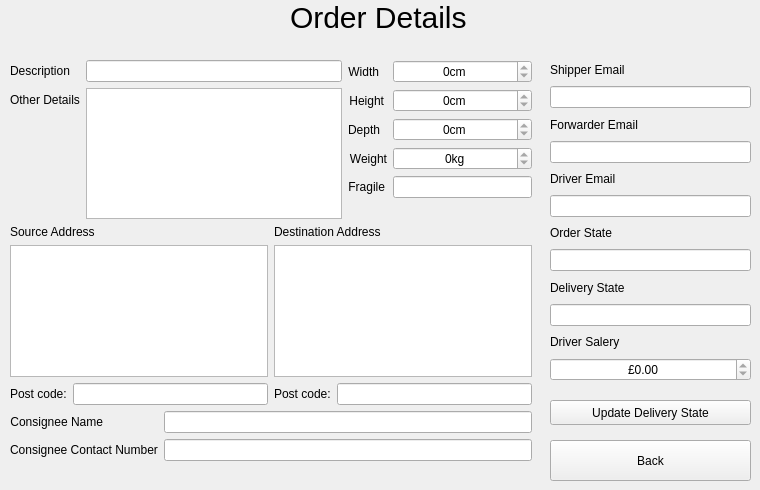
   <widget class="QWidget" name="orderDetailsPage">
    <widget class="QWidget" name="layoutWidget_6">
     <property name="geometry">
      <rect>
       <x>550</x>
       <y>60</y>
       <width>201</width>
       <height>321</height>
      </rect>
     </property>
     <layout class="QVBoxLayout" name="contractDetails_OrderDetails">
      <item>
       <widget class="QLabel" name="shipperEmailLabel_OrderDetails">
        <property name="text">
         <string>Shipper Email</string>
        </property>
        <property name="buddy">
         <cstring>sourceEdit_NewOrder</cstring>
        </property>
       </widget>
      </item>
      <item>
       <widget class="QLineEdit" name="shipperEmailEdit_OrderDetails">
        <property name="enabled">
         <bool>true</bool>
        </property>
        <property name="text">
         <string/>
        </property>
        <property name="readOnly">
         <bool>true</bool>
        </property>
       </widget>
      </item>
      <item>
       <widget class="QLabel" name="forwarderEmailLabel_OrderDetails">
        <property name="text">
         <string>Forwarder Email</string>
        </property>
        <property name="buddy">
         <cstring>sourceEdit_NewOrder</cstring>
        </property>
       </widget>
      </item>
      <item>
       <widget class="QLineEdit" name="forwarderEmailEdit_OrderDetails">
        <property name="enabled">
         <bool>true</bool>
        </property>
        <property name="text">
         <string/>
        </property>
        <property name="readOnly">
         <bool>true</bool>
        </property>
       </widget>
      </item>
      <item>
       <widget class="QLabel" name="driverEmailLabel_OrderDetails">
        <property name="text">
         <string>Driver Email</string>
        </property>
        <property name="buddy">
         <cstring>sourceEdit_NewOrder</cstring>
        </property>
       </widget>
      </item>
      <item>
       <widget class="QLineEdit" name="driverEmailEdit_OrderDetails">
        <property name="enabled">
         <bool>true</bool>
        </property>
        <property name="text">
         <string/>
        </property>
        <property name="readOnly">
         <bool>true</bool>
        </property>
       </widget>
      </item>
      <item>
       <widget class="QLabel" name="orderStateLabel_OrderDetails">
        <property name="text">
         <string>Order State</string>
        </property>
        <property name="buddy">
         <cstring>sourceEdit_NewOrder</cstring>
        </property>
       </widget>
      </item>
      <item>
       <widget class="QLineEdit" name="orderStateEdit_OrderDetails">
        <property name="enabled">
         <bool>true</bool>
        </property>
        <property name="text">
         <string/>
        </property>
        <property name="readOnly">
         <bool>true</bool>
        </property>
       </widget>
      </item>
      <item>
       <widget class="QLabel" name="deliveryStateLabel_OrderDetails">
        <property name="text">
         <string>Delivery State</string>
        </property>
        <property name="buddy">
         <cstring>sourceEdit_NewOrder</cstring>
        </property>
       </widget>
      </item>
      <item>
       <widget class="QLineEdit" name="deliveryStateEdit_OrderDetails">
        <property name="enabled">
         <bool>true</bool>
        </property>
        <property name="text">
         <string/>
        </property>
        <property name="readOnly">
         <bool>true</bool>
        </property>
       </widget>
      </item>
      <item>
       <widget class="QLabel" name="finalPriceLabel_OrderDetails">
        <property name="text">
         <string>Driver Salery</string>
        </property>
        <property name="buddy">
         <cstring>sourceEdit_NewOrder</cstring>
        </property>
       </widget>
      </item>
      <item>
       <widget class="QDoubleSpinBox" name="finalPriceSpinBox_OrderDetails">
        <property name="enabled">
         <bool>true</bool>
        </property>
        <property name="alignment">
         <set>Qt::AlignCenter</set>
        </property>
        <property name="readOnly">
         <bool>true</bool>
        </property>
        <property name="prefix">
         <string>£</string>
        </property>
        <property name="suffix">
         <string/>
        </property>
        <property name="decimals">
         <number>2</number>
        </property>
        <property name="maximum">
         <double>9999.000000000000000</double>
        </property>
       </widget>
      </item>
     </layout>
    </widget>
    <widget class="QPushButton" name="updateDeliveryStateBtn_OrderDetails">
     <property name="geometry">
      <rect>
       <x>550</x>
       <y>400</y>
       <width>201</width>
       <height>25</height>
      </rect>
     </property>
     <property name="text">
      <string>Update Delivery State</string>
     </property>
    </widget>
    <widget class="QWidget" name="layoutWidget_7">
     <property name="geometry">
      <rect>
       <x>10</x>
       <y>60</y>
       <width>522</width>
       <height>401</height>
      </rect>
     </property>
     <layout class="QVBoxLayout" name="mainBox_OrderDetails">
      <item>
       <layout class="QHBoxLayout" name="topBox_OrderDetails">
        <item>
         <layout class="QFormLayout" name="descDetailsForm_OrderDetails">
          <item row="0" column="0">
           <widget class="QLabel" name="descLabel_OrderDetails">
            <property name="text">
             <string>Description</string>
            </property>
            <property name="alignment">
             <set>Qt::AlignLeading|Qt::AlignLeft|Qt::AlignVCenter</set>
            </property>
            <property name="buddy">
             <cstring>descEdit_NewOrder</cstring>
            </property>
           </widget>
          </item>
          <item row="0" column="1">
           <widget class="QLineEdit" name="descEdit_OrderDetails">
            <property name="text">
             <string/>
            </property>
            <property name="readOnly">
             <bool>true</bool>
            </property>
           </widget>
          </item>
          <item row="1" column="0">
           <widget class="QLabel" name="otherDetailsLabel_OrderDetails">
            <property name="text">
             <string>Other Details</string>
            </property>
            <property name="buddy">
             <cstring>otherDetailsEdit_NewOrder</cstring>
            </property>
           </widget>
          </item>
          <item row="1" column="1">
           <widget class="QPlainTextEdit" name="otherDetailsEdit_OrderDetails">
            <property name="enabled">
             <bool>true</bool>
            </property>
            <property name="readOnly">
             <bool>true</bool>
            </property>
            <property name="plainText">
             <string/>
            </property>
           </widget>
          </item>
         </layout>
        </item>
        <item>
         <layout class="QFormLayout" name="dimentionsForm_OrderDetails">
          <item row="0" column="0">
           <widget class="QLabel" name="widthLabel_OrderDetails">
            <property name="text">
             <string>Width</string>
            </property>
            <property name="alignment">
             <set>Qt::AlignRight|Qt::AlignTrailing|Qt::AlignVCenter</set>
            </property>
            <property name="buddy">
             <cstring>widthSpinBox_NewOrder</cstring>
            </property>
           </widget>
          </item>
          <item row="0" column="1">
           <widget class="QDoubleSpinBox" name="widthSpinBox_OrderDetails">
            <property name="alignment">
             <set>Qt::AlignCenter</set>
            </property>
            <property name="readOnly">
             <bool>true</bool>
            </property>
            <property name="prefix">
             <string/>
            </property>
            <property name="suffix">
             <string>cm</string>
            </property>
            <property name="decimals">
             <number>0</number>
            </property>
            <property name="maximum">
             <double>9999.000000000000000</double>
            </property>
           </widget>
          </item>
          <item row="1" column="0">
           <widget class="QLabel" name="heightLabel_OrderDetails">
            <property name="text">
             <string>Height</string>
            </property>
            <property name="alignment">
             <set>Qt::AlignRight|Qt::AlignTrailing|Qt::AlignVCenter</set>
            </property>
            <property name="buddy">
             <cstring>heightSpinBox_NewOrder</cstring>
            </property>
           </widget>
          </item>
          <item row="1" column="1">
           <widget class="QDoubleSpinBox" name="heightSpinBox_OrderDetails">
            <property name="alignment">
             <set>Qt::AlignCenter</set>
            </property>
            <property name="readOnly">
             <bool>true</bool>
            </property>
            <property name="prefix">
             <string/>
            </property>
            <property name="suffix">
             <string>cm</string>
            </property>
            <property name="decimals">
             <number>0</number>
            </property>
            <property name="maximum">
             <double>9999.000000000000000</double>
            </property>
           </widget>
          </item>
          <item row="2" column="0">
           <widget class="QLabel" name="depthLabel_OrderDetails">
            <property name="text">
             <string>Depth</string>
            </property>
            <property name="alignment">
             <set>Qt::AlignRight|Qt::AlignTrailing|Qt::AlignVCenter</set>
            </property>
            <property name="buddy">
             <cstring>depthSpinBox_NewOrder</cstring>
            </property>
           </widget>
          </item>
          <item row="2" column="1">
           <widget class="QDoubleSpinBox" name="depthSpinBox_OrderDetails">
            <property name="alignment">
             <set>Qt::AlignCenter</set>
            </property>
            <property name="readOnly">
             <bool>true</bool>
            </property>
            <property name="prefix">
             <string/>
            </property>
            <property name="suffix">
             <string>cm</string>
            </property>
            <property name="decimals">
             <number>0</number>
            </property>
            <property name="maximum">
             <double>9999.000000000000000</double>
            </property>
           </widget>
          </item>
          <item row="3" column="0">
           <widget class="QLabel" name="weightLabel_OrderDetails">
            <property name="text">
             <string>Weight</string>
            </property>
            <property name="alignment">
             <set>Qt::AlignRight|Qt::AlignTrailing|Qt::AlignVCenter</set>
            </property>
            <property name="buddy">
             <cstring>weightSpinBox_NewOrder</cstring>
            </property>
           </widget>
          </item>
          <item row="3" column="1">
           <widget class="QDoubleSpinBox" name="weightSpinBox_OrderDetails">
            <property name="alignment">
             <set>Qt::AlignCenter</set>
            </property>
            <property name="readOnly">
             <bool>true</bool>
            </property>
            <property name="prefix">
             <string/>
            </property>
            <property name="suffix">
             <string>kg</string>
            </property>
            <property name="decimals">
             <number>0</number>
            </property>
            <property name="maximum">
             <double>9999.000000000000000</double>
            </property>
           </widget>
          </item>
          <item row="4" column="0">
           <widget class="QLabel" name="fragileLabel_OrderDetails">
            <property name="text">
             <string>Fragile</string>
            </property>
            <property name="alignment">
             <set>Qt::AlignRight|Qt::AlignTrailing|Qt::AlignVCenter</set>
            </property>
            <property name="buddy">
             <cstring>fragileCheckBox_NewOrder</cstring>
            </property>
           </widget>
          </item>
          <item row="4" column="1">
           <widget class="QLineEdit" name="fragileEdit_OrderDetails">
            <property name="text">
             <string/>
            </property>
            <property name="readOnly">
             <bool>true</bool>
            </property>
           </widget>
          </item>
         </layout>
        </item>
       </layout>
      </item>
      <item>
       <layout class="QGridLayout" name="middleBox_OrderDetails">
        <item row="0" column="0">
         <widget class="QLabel" name="sourceLabel_OrderDetails">
          <property name="text">
           <string>Source Address</string>
          </property>
          <property name="buddy">
           <cstring>sourceEdit_NewOrder</cstring>
          </property>
         </widget>
        </item>
        <item row="1" column="1">
         <widget class="QPlainTextEdit" name="destEdit_OrderDetails">
          <property name="readOnly">
           <bool>true</bool>
          </property>
          <property name="textInteractionFlags">
           <set>Qt::TextSelectableByMouse</set>
          </property>
         </widget>
        </item>
        <item row="2" column="0">
         <layout class="QHBoxLayout" name="leftPostcodeBox_OrderDetails">
          <item>
           <widget class="QLabel" name="sourcePostcodeLabel_OrderDetails">
            <property name="text">
             <string>Post code:</string>
            </property>
            <property name="buddy">
             <cstring>sourcePostcodeEdit_NewOrder</cstring>
            </property>
           </widget>
          </item>
          <item>
           <widget class="QLineEdit" name="sourcePostcodeEdit_OrderDetails">
            <property name="text">
             <string/>
            </property>
            <property name="readOnly">
             <bool>true</bool>
            </property>
           </widget>
          </item>
         </layout>
        </item>
        <item row="2" column="1">
         <layout class="QHBoxLayout" name="rightPostCodeBox_OrderDetails">
          <item>
           <widget class="QLabel" name="destPostcodeLabel_OrderDetails">
            <property name="text">
             <string>Post code:</string>
            </property>
            <property name="buddy">
             <cstring>destPostcodeEdit_NewOrder</cstring>
            </property>
           </widget>
          </item>
          <item>
           <widget class="QLineEdit" name="destPostcodeEdit_OrderDetails">
            <property name="text">
             <string/>
            </property>
            <property name="readOnly">
             <bool>true</bool>
            </property>
           </widget>
          </item>
         </layout>
        </item>
        <item row="1" column="0">
         <widget class="QPlainTextEdit" name="sourceEdit_OrderDetails">
          <property name="readOnly">
           <bool>true</bool>
          </property>
          <property name="textInteractionFlags">
           <set>Qt::TextSelectableByMouse</set>
          </property>
         </widget>
        </item>
        <item row="0" column="1">
         <widget class="QLabel" name="destLabel_OrderDetails">
          <property name="text">
           <string>Destination Address</string>
          </property>
          <property name="buddy">
           <cstring>destEdit_NewOrder</cstring>
          </property>
         </widget>
        </item>
       </layout>
      </item>
      <item>
       <layout class="QFormLayout" name="bottomBox_OrderDetails">
        <item row="0" column="0">
         <widget class="QLabel" name="consigneeNameLabel_OrderDetails">
          <property name="text">
           <string>Consignee Name</string>
          </property>
          <property name="alignment">
           <set>Qt::AlignRight|Qt::AlignTrailing|Qt::AlignVCenter</set>
          </property>
          <property name="buddy">
           <cstring>descEdit_NewOrder</cstring>
          </property>
         </widget>
        </item>
        <item row="0" column="1">
         <widget class="QLineEdit" name="consigneeNameEdit_OrderDetails">
          <property name="text">
           <string/>
          </property>
          <property name="readOnly">
           <bool>true</bool>
          </property>
         </widget>
        </item>
        <item row="1" column="0">
         <widget class="QLabel" name="consigneeNumLabel_OrderDetails">
          <property name="text">
           <string>Consignee Contact Number</string>
          </property>
          <property name="alignment">
           <set>Qt::AlignJustify|Qt::AlignVCenter</set>
          </property>
          <property name="buddy">
           <cstring>descEdit_NewOrder</cstring>
          </property>
         </widget>
        </item>
        <item row="1" column="1">
         <widget class="QLineEdit" name="consigneeNumEdit_OrderDetails">
          <property name="text">
           <string/>
          </property>
          <property name="readOnly">
           <bool>true</bool>
          </property>
         </widget>
        </item>
       </layout>
      </item>
     </layout>
    </widget>
    <widget class="QPushButton" name="backBtn_OrderDetails">
     <property name="geometry">
      <rect>
       <x>550</x>
       <y>440</y>
       <width>201</width>
       <height>41</height>
      </rect>
     </property>
     <property name="text">
      <string>Back</string>
     </property>
    </widget>
    <widget class="QLabel" name="headerLabel_OrderDetails">
     <property name="geometry">
      <rect>
       <x>290</x>
       <y>0</y>
       <width>183</width>
       <height>34</height>
      </rect>
     </property>
     <property name="styleSheet">
      <string notr="true">font-size:30px;</string>
     </property>
     <property name="text">
      <string>Order Details</string>
     </property>
     <property name="alignment">
      <set>Qt::AlignLeading|Qt::AlignLeft|Qt::AlignVCenter</set>
     </property>
     <property name="buddy">
      <cstring>descEdit_NewOrder</cstring>
     </property>
    </widget>
   </widget>
